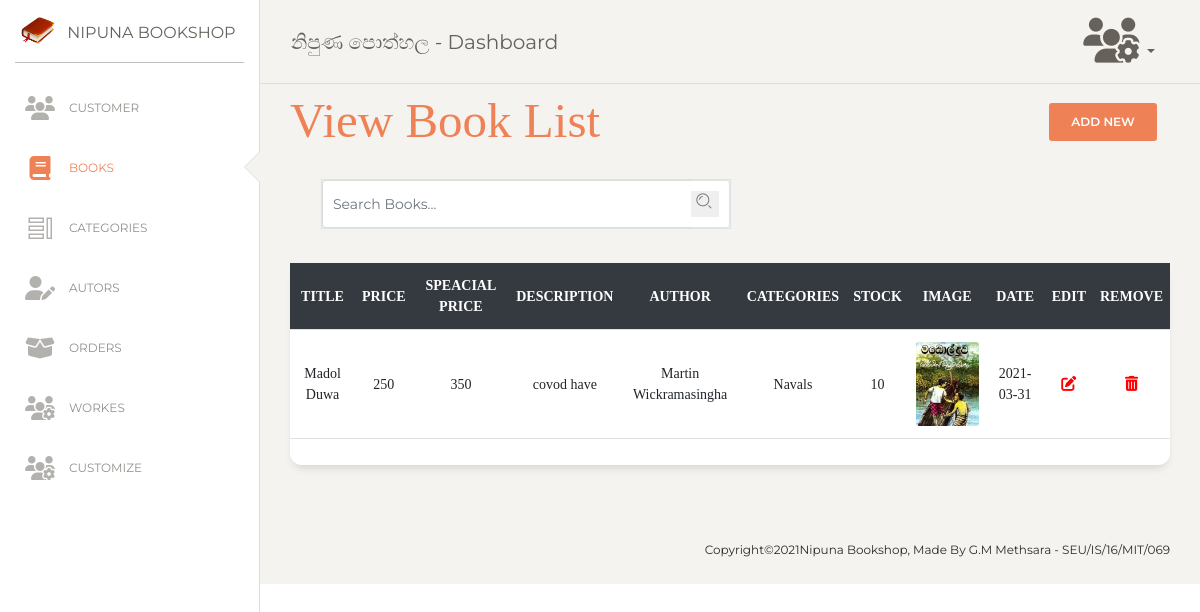
/books.php (signed in), run on the app's committed database.
### tables this page shows
CREATE TABLE `books` (
  `book_id` int(11) NOT NULL,
  `book_title` varchar(255) NOT NULL,
  `book_price` int(100) NOT NULL,
  `description` varchar(2000) NOT NULL,
  `author_id` int(255) NOT NULL,
  `cat_id` int(255) NOT NULL,
  `qnt` int(255) NOT NULL,
  `trn_date` date NOT NULL,
  `image` varchar(255) NOT NULL,
  `spc_price` int(255) NOT NULL
);

CREATE TABLE `author` (
  `author_id` int(11) NOT NULL,
  `author_name` varchar(255) NOT NULL,
  `email` varchar(255) NOT NULL,
  `phone` int(10) NOT NULL
);

CREATE TABLE `book_cat` (
  `cat_id` int(11) NOT NULL,
  `cat_name` varchar(255) NOT NULL,
  `cat_image` varchar(1000) NOT NULL
);

### books.php (the view, shortened to what this page needs)
<!DOCTYPE html>
<html lang="en">
<head>
  <?php include 'components/head.php'; ?>
</head>
<body class="">
  <div class="wrapper ">
      <?php include 'components/nav.php'; ?>
      <div class="sidebar" data-color="white" data-active-color="danger">
      <div class="logo">
        <a href="dashboard.php" class="simple-text logo-mini">
          <div class="logo-image-small">
            <img src="img/book.png">
          </div>
        </a>
        <a href="dashboard.php" class="simple-text logo-normal">
          Nipuna Bookshop
        </a>
      </div>
      <div class="sidebar-wrapper">
        <ul class="nav">
          <li>
            <a href="./customer.php">
            <i class="fas fa-users"></i>
              <p>Customer</p>
            </a>
          </li>
          <li class="active">
            <a href="./books.php">
            <i class="fas fa-book"></i>
              <p>Books</p>
            </a>
          </li>
          <li>
            <a href="./cat.php">
            <i class="nc-icon nc-tile-56"></i>
              <p>Categories</p>
            </a>
          </li>
          <li>
            <a href="./author.php">
            <i class="fas fa-user-edit"></i>
              <p>Autors</p>
            </a>
          </li>
          <li>
            <a href="./order.php">
            <i class="fas fa-box-open"></i>
              <p>Orders</p>
            </a>
          </li>
          <li>
            <a href="./worker.php">
            <i class="fas fa-users-cog"></i>
              <p>Workes</p>
            </a>
          </li>
          <li>
            <a href="./custom.php">
            <i class="fas fa-users-cog"></i>
              <p>Customize</p>
            </a>
          </li>
        </ul>
      </div>
    </div>
      <div class="content" style="font-family: \"Times New Roman\",Times, serif;">
          <div class="row mt-5">
                <div class="col-md-12">
                <div class="row">
            <div class="col-md-10">
              <h1 class="text-danger" style="font-family: \"Times New Roman\",Times, serif;"><a style="text-decoration:none;" class="text-danger" href="books.php">View Book List</a></h1>
            </div>
            <div class="col-md-2">
              <button type="button" class="btn btn-danger" data-bs-toggle="modal" data-bs-target="#exampleModal">Add New</button>
            </div>
            <br><br>
          </div>
          <div class="row ml-3">
          <form class="col-md-6" method="POST">
              <div class="input-group border">
                <input type="text" value="" class="form-control" name="search_text" placeholder="Search Books...">
                <div class="input-group-append">
                  <div class="input-group-text">
                    <button type="submit" name="search" style="outline: 0; border: 0; padding:10; background-color:none;"><i class="nc-icon nc-zoom-split"></i></button>
                  </div>
                </div>
              </div>
            </form>
          </div>
            <div class="row">
            <div class="col-md-12 mt-4" style="font-family: \"Times New Roman\",Times, serif;">
                        <div class="card">
                            <div class="table-responsive">
                                <table class="table v-middle text-center">
                                    <thead>
                                        <tr class="bg-dark">
                                            <th class="border-top-0 text-white">Title</th>
                                            <th class="border-top-0 text-white">Price</th>
                                            <th class="border-top-0 text-white">Speacial Price</th>
                                            <th class="border-top-0 text-white">Description</th>
                                            <th class="border-top-0 text-white">Author</th>
                                            <th class="border-top-0 text-white">Categories</th>
                                            <th class="border-top-0 text-white">Stock</th>
                                            <th class="border-top-0 text-white">Image</th>
                                            <th class="border-top-0 text-white">Date</th>
                                            <th class="border-top-0 text-white">Edit</th>
                                            <th class="border-top-0 text-white">Remove</th>
                                        </tr>
                                    </thead>
                                    <?php $count=1;
                                      $getBook = "SELECT * FROM books";
                                        if(isset($_POST['search'])){
                                          $search = $_REQUEST['search_text'];
                                          if(!empty($search)){
                                            $search_query = "SELECT * FROM books WHERE book_title like '%".$search."%'";
                                            $viewresult = mysqli_query($con,$search_query);
                                            if($viewresult){
                                            }else{
                                              echo '<h1>No Result found </h1>';
                                            }
                                          }else{ echo "<script>alert(\"Please Enter to Search\");window.location.href=\"books.php\"; </script>";}
                                        }else{
                                          $viewresult = mysqli_query($con, $getBook);
                                        }
                                      ?>
                                    <tbody>
                                    	<?php while($row = mysqli_fetch_assoc($viewresult)) {
                                            $viewquery1 = " SELECT * FROM author where author_id='".$row['author_id']."'";
                                            $viewresult1 = mysqli_query($con,$viewquery1);
                                            $row1 = mysqli_fetch_assoc($viewresult1);
                                            $viewquery2 = " SELECT * FROM book_cat where cat_id='".$row['cat_id']."'";
                                            $viewresult2 = mysqli_query($con,$viewquery2);
                                            $row2 = mysqli_fetch_assoc($viewresult2);
                                            $image = $row['image'];
                                            $image_src = "upload/book/".$image;?>
                                        <tr>
                                            <td><?php echo $row['book_title']; ?></td>
                                            <td><?php echo $row['book_price']; ?></td>
                                            <td><?php echo $row['spc_price']; ?></td>
                                            <td><?php echo $row['description']; ?></td>
                                            <td><?php echo $row1['author_name']; ?></td>
                                            <td><?php echo $row2['cat_name']; ?></td>
                                            <td><?php echo $row['qnt']; ?></td>
                                            <td><img width="100px" src='<?php echo $image_src; ?>'></td>
                                            <td><?php echo $row['trn_date']; ?></td>
                                            <td><a style="text-decoration: none; color: red; font-size: 15px;" href="edit_book.php?book_id=<?php echo $row['book_id']; ?>"><i class="fas fa-edit"></i></a></td>
                                            <td><a style="text-decoration: none; color: red; font-size: 15px;" href="delete.php?book_id=<?php echo $row['book_id']; ?>"><i class="fas fa-trash-alt"></i></a></td>
                                        </tr>
                                        <?php   $count++; } ?>
                                    </tbody>
                                </table>
                            </div>
                        </div>
                    </div>
                </div>
            </div>
          </div>
        </div>
      <footer class="footer footer-black  footer-white ">
        <?php include 'components/footer.php'; ?>
      </footer>
    </div>
  </div>
</body>
</html>

### data on the page
books: book_title "Madol Duwa", book_price "250", spc_price "350", description "covod have", author.author_name "Martin Wickramasingha", cat.cat_name "Navals", qnt "10", image (picture), trn_date "2021-03-31"
